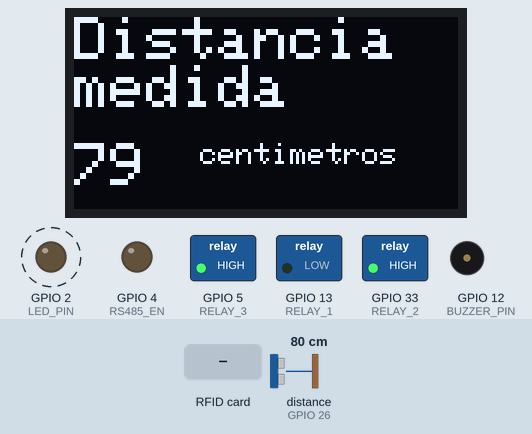
A program run on a simulated ESP32. On the bench: 128×64 one-colour display, switched loads named in the program (green lamp = pin HIGH), output pins drawn as LEDs (lit = HIGH), buzzer (waves = sounding, pin HIGH). Wiring (inferred from the names in the program): ultrasonic range finder: trigger GPIO 25; echo GPIO 26. Dashed ring = blinking. The inputs (shaded band) are chosen by the test bench; at power-on: distance to the obstacle (sensor on GPIO 26) 80 cm. The echo pulse lasts 58.3 µs per cm; EEPROM starts erased; pins used as bus, display or sensor lines are not drawn; what the program prints to the serial monitor is not drawn.

Above: at 3.6 s.
3.7 s: RFID card 5E 7A 19 C4 held to the reader
At 6.1 s:
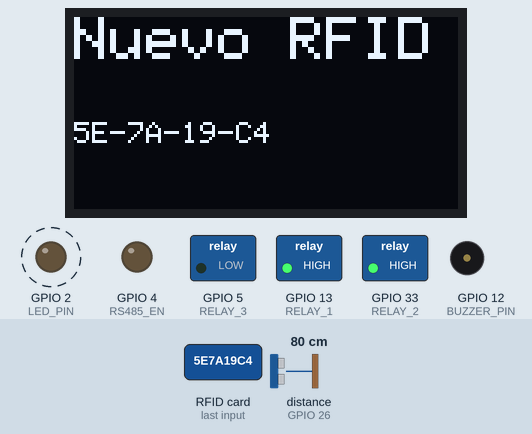
8.4 s: distance to the obstacle (sensor on GPIO 26) set to 2 cm
At 10.3 s:
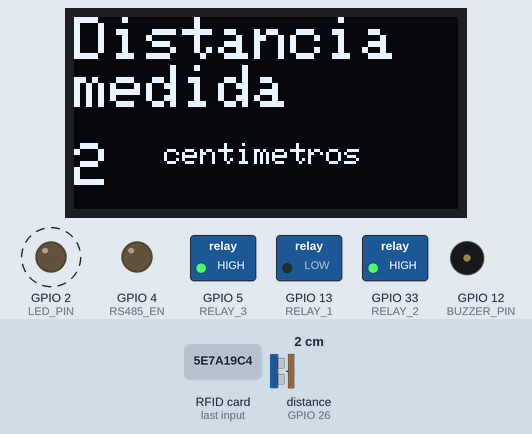
12.4 s: distance to the obstacle (sensor on GPIO 26) set to 4 cm
At 18.2 s:
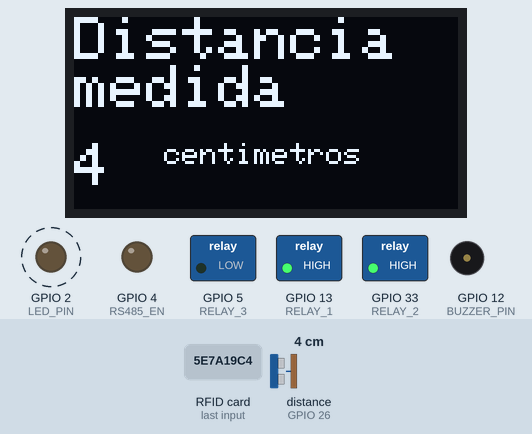
26.6 s: distance to the obstacle (sensor on GPIO 26) set to 9 cm
At 27.05 s:
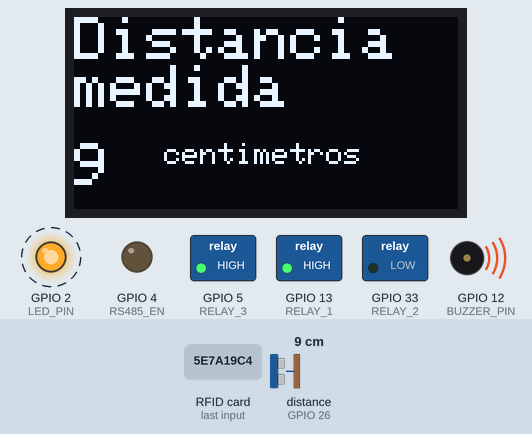
28.3 s: RFID card 5E 7A 19 C4 held to the reader
At 32.3 s:
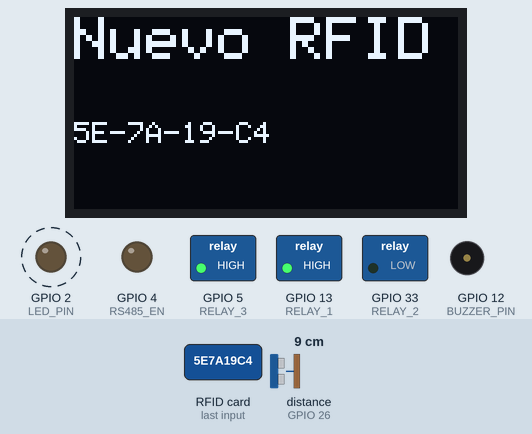
Timing chart, 0 to 35.5 s (numbered marks = the images above; inputs shaded):
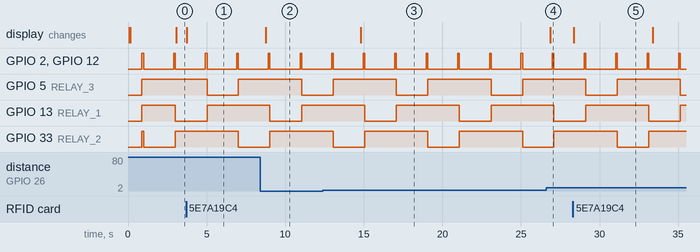

The program:

main.cpp
```cpp
#include <Arduino.h>

#include "ESP32_PinsConfig.h"
#include "RFID_MFRC522/MFRC522_Driver.h"
#include "OLED_DISPLAY/oled_display.h"
#include "RS485/RS485_Driver.h"
#include "ULTRASONICO_HCSR04/HCSR04_Driver.h"
#include "MEMORIA_EEPROM/EEPROM_functions.h"
#include "TIMER_TIC/Timer_tic.h"
#include "NEXTION/NEXTION_Driver.h"
#include "BUZZER/BUZZER_Driver.h"

#include "Debug_setup.h"

void setup()
{
    //-----> Puerto serie para debug.
    DEBUG_BEGIN
    DEBUG("Version: 1.1")
    //-----> Timers.
    Ticker_begin();
    //-----> Memoria eeprom.
    eeprom_begin();
    //-----> Pantalla oled.
    oled_init();
    //-----> Comunicación RS485.
    rs485_init();
    //-----> Lector RFID.
    MFRC522_init();
    //-----> Sensor ultrasonico.
    ultrasonico_init();
    //-----> Nextion.
    nextion_init();
    //-----> Buzzer
    buzzer_init();
    //-----> Pin LED.
    pinMode(LED_PIN, OUTPUT);
    pinMode(RELAY_1, OUTPUT);
    pinMode(RELAY_2, OUTPUT);
    pinMode(RELAY_3, OUTPUT);
    digitalWrite(RELAY_1, HIGH);
    digitalWrite(RELAY_2, HIGH);
    digitalWrite(RELAY_3, HIGH);
}

void loop()
{
    /**************** LOOPING FUNCTIONS ****************/
    MFRC522_loop();     // Lectura de tarjetas RFID.
    ultrasonico_loop(); // Lectura de sensor ultrasonico.
    rs485_loop();       // Recepción de mensajes RS485.
    nextion_loop();     // Recepción de mensajes Nextion.
    /***************************************************/

    //-----> Registro nueva tarjeta rfid
    if (rfid_new_id)
    {
        rfid_new_id = false; // Deshabilito
        rs485_send("New rfid: " + rfid_serial_id);
        oled_rfid_new_id(rfid_serial_id);
        ultrasonico_tic = 5000; // Vuelvo a medir en 5 segundos.
    }

    //-----> Timer de ejemplo.
    if (!example_tic)
    {
        example_tic = 2000;

        digitalWrite(LED_PIN, HIGH);
        buzzer_on();
        delay(100); // Evitar usarlos.
        digitalWrite(LED_PIN, LOW);
        buzzer_off();

        //----> Reles
        static int x = 0;
        static int cont = 0;
        cont++;
        x++;
        if (x == 3)
        {
            x = 0;
            nextion_send("date.txt=\"" + String(cont) + "\"");
        }

        switch (x)
        {
        case 0:
            DEBUG("Case 0")
            digitalWrite(RELAY_1, HIGH);
            digitalWrite(RELAY_2, HIGH);
            digitalWrite(RELAY_3, LOW);
            break;

        case 1:
            DEBUG("Case 1")
            digitalWrite(RELAY_1, HIGH);
            digitalWrite(RELAY_2, LOW);
            digitalWrite(RELAY_3, HIGH);
            break;

        case 2:
            DEBUG("Case 2")
            digitalWrite(RELAY_1, LOW);
            digitalWrite(RELAY_2, HIGH);
            digitalWrite(RELAY_3, HIGH);
            break;

        default:
            break;
        }
    }
}
```

Debug_setup.h
```cpp
// (licence header left out)
#include <Arduino.h>

#define DEBUG_ENABLE // Comment this line to disable serial debug.
#ifdef DEBUG_ENABLE
/** Begin serial debug. */
#define DEBUG_BEGIN Serial.begin(9600);
/** Print on serial port. */
#define DEBUG(x) {Serial.println(x);}
#define DEBUG_(x) {Serial.print(x);}
#else
#define DEBUG(x)
#define DEBUG_(x)
#define DEBUG_BEGIN
#endif
```

EEPROM_functions.cpp
```cpp
// (licence header left out)
#include <Arduino.h>
#include <EEPROM.h>

#include "EEPROM_functions.h"
#include "../src/Debug_setup.h"

/**
 * Variables
 */
int dir_ssid = 0;
int dir_pass = 50;
int dir_datos_set = 100;
int dir_mqtt_topic_name = 200;
int dir_ip_puerto_local = 250;

/**
 * @brief Begin eeprom.
 */
void eeprom_begin()
{
  EEPROM.begin(512);
  DEBUG("[EEPROM]: begin")

  //-------> Lectura de variables:
  //tcp_first_index = (eeprom_read(dir_tcp_first_index)).toInt();
  DEBUG("[EEPROM]: tcp_first_index: " + String())

  //tcp_last_index = (eeprom_read(dir_tcp_last_index)).toInt();
  DEBUG("[EEPROM]: tcp_last_index: " + String())

  //tcp_reset_counter = (eeprom_read(dir_tcp_reset_counter)).toInt();
  DEBUG("[EEPROM]: tcp_reset_counter: " + String())

  //datos_set = (eeprom_read(dir_datos_set));
  DEBUG("[EEPROM]: datos_set: " + String())
}

/**
 * @brief Write data to eeprom.
 * @param addr memory address
 * @param data data to write
 * @return none
 */
void eeprom_write(int addr, String data)
{
  if (addr != -1)
  {
    int tamano = data.length();
    char inchar[50];
    data.toCharArray(inchar, tamano + 1);
    for (int i = 0; i < tamano; i++)
    {
      EEPROM.write(addr + i, inchar[i]);
    }
    for (int i = tamano; i < 50; i++)
    {
      EEPROM.write(addr + i, 255);
    }
    EEPROM.commit();
  }
  else
  {
    Serial.print("\n[EEPROM]: wrong address");
  }
}

/**
 * @brief Read data from eeprom.
 * @param addr memory address
 * @return read string
 */
String eeprom_read(int addr)
{
  byte lectura;
  String strlectura;
  for (int i = addr; i < addr + 50; i++)
  {
    lectura = EEPROM.read(i);
    if (lectura != 255)
    {
      strlectura += (char)lectura;
    }
  }
  return strlectura;
}
```

EEPROM_functions.h
```cpp
// (licence header left out)
#ifndef Eeprom_library
#define Eeprom_library

#include "Arduino.h"
#include "EEPROM.h"

/**
 * Variables
 */
extern int dir_datos_set;
extern int dir_mqtt_topic_name;
extern int dir_ssid;
extern int dir_pass;
extern int dir_ip_puerto_local;

/**
 * @brief Begin eeprom.
 */
void eeprom_begin();

/**
 * @brief Write data to eeprom.
 * @param addr memory address
 * @param data data to write
 * @return none
 */
void eeprom_write(int, String);

/**
 * @brief Read data from eeprom.
 * @param addr memory address
 * @return read string
 */
String eeprom_read(int);

#endif
```

oled_display.cpp
```cpp
#include <Arduino.h>
#include <Wire.h>
#include <Adafruit_GFX.h>
#include <Adafruit_SSD1306.h>
#include "../ESP32_PinsConfig.h"

#define SCREEN_WIDTH 128
#define SCREEN_HEIGHT 64

#define OLED_RESET -1
#define OLED_ADDRESS 0x3C

Adafruit_SSD1306 display1(
    SCREEN_WIDTH,
    SCREEN_HEIGHT,
    &Wire,
    OLED_RESET);

void oled_init()
{
    // Configurar I2C
    Wire.begin(OLED_SDA, OLED_SCL);

    // Inicializar OLED
    if (!display1.begin(SSD1306_SWITCHCAPVCC, OLED_ADDRESS))
    {
        Serial.println("No se encontro la pantalla OLED");
    }

    // Limpiar pantalla
    display1.clearDisplay();

    // Configurar texto
    display1.setTextSize(2);
    display1.setTextColor(SSD1306_WHITE);
    display1.setCursor(0, 0);

    display1.println("Smart");
    display1.println("Parking");

    display1.setTextSize(1);
    display1.setCursor(0, 45);
    display1.println("Sistema iniciado");

    display1.display();
}

void oled_ultrasonico(int _distancia)
{
    display1.clearDisplay();
    display1.setTextSize(2);
    display1.setTextColor(SSD1306_WHITE);
    display1.setCursor(0, 0);
    display1.println("Distancia");
    display1.println("medida");
    display1.setTextSize(2);
    display1.setCursor(0, 42);
    display1.print(String(_distancia));
    display1.setTextSize(1);
    display1.println("   centimetros");
    display1.display();
}

void oled_rfid_new_id(String _new_id)
{
    display1.clearDisplay();
    display1.setTextSize(2);
    display1.setTextColor(SSD1306_WHITE);
    display1.setCursor(0, 0);
    display1.println("Nuevo RFID");
    display1.setTextSize(1);
    display1.setCursor(0, 35);
    display1.print(String(_new_id));
    display1.display();
}
```

oled_display.h
```cpp
// (licence header left out)
#ifndef OLED_LIBRARY_H
#define OLED_LIBRARY_H

#include <Arduino.h>


/**
 * @brief Funcion para inicializar la pantalla oled
 */
void oled_init();

/**
 * @brief Funcion para mostrar el estado de la red wifi.
 */
void oled_wifi();

/**
 * @brief Funcion para mostrar el estado de memoria,rtc,etc.
 */
void oled_status();

/**
 * @brief Funcion para mostrar nombre del dispositivo.
 */
void oled_init_display();

/**
 * @brief Funcion para mostrar la presion.
 */
void oled_pressure();

/**
 * @brief Funcion para mostrar la temperatura y humedad.
 */
void oled_AM2301();

/**
 * @brief Funcion para mostrar distancia medida.
 */
void oled_ultrasonico(int);

/**
 * @brief Funcion para mostrar el id del RFID leido.
 */
void oled_rfid_new_id(String);

/**
 * @brief Funcion para mostrar los indices del tcp.
 */
void oled_tcp_indexes();

/**
 * @brief Funcion para mostrar el estado de envios de datos por tcp.
 */
void oled_tcp_states();

void oled_wifi_mode_AP(String, String);

void oled_receptor(String data_received);
void oled_transmisor(String data_sent);

#endif
```

Timer_tic.cpp
```cpp
// (licence header left out)
#include <Ticker.h>
#include "Timer_tic.h"

Ticker timer_1ms;

int encoder_button_tic = 0;
int sensor_tic = 0;
int test_tic = 0;
int oled_display_tic = 0;
int wifi_tcp_tic = 0;
int mqtt_tic = 0;
int ultrasonico_tic = 3000;
int example_tic = 0;

void Timer_1ms()
{
    if (example_tic > 0)
        example_tic--;
    if (ultrasonico_tic > 0)
        ultrasonico_tic--;
    if (encoder_button_tic > 0)
        encoder_button_tic--;
    if (sensor_tic > 0)
        sensor_tic--;
    if (test_tic > 0)
        test_tic--;
    if (oled_display_tic > 0)
        oled_display_tic--;
    if (wifi_tcp_tic > 0)
        wifi_tcp_tic--;
    if (mqtt_tic > 0)
        mqtt_tic--;
}

void Ticker_begin()
{
    timer_1ms.attach_ms(1, Timer_1ms);
}
```

Timer_tic.h
```cpp
// (licence header left out)
#ifndef TICKER_FUNCTIONS_H
#define TICKER_FUNCTIONS_H

extern int oled_display_tic;
extern int ultrasonico_tic;
extern int example_tic;
extern int encoder_button_tic;
extern int sensor_tic;
extern int test_tic;
extern int wifi_tcp_tic;
extern int mqtt_tic;

void Timer_1ms();
void Ticker_begin();

#endif
```

ESP32_PinsConfig.h
```cpp
//-----> Pines para lector RFID RC522.
#define RFID_SCK 18
#define RFID_MISO 19
#define RFID_MOSI 23
#define RFID_SS 32
#define RFID_RST 27

//-----> Pines para sensor ultrasónico.
#define ULTRASONIC_TRIG 25
#define ULTRASONIC_ECHO 26

//-----> RS485.
#define RS485_RX 17
#define RS485_TX 16
#define RS485_EN 4

//-----> OLED.
#define OLED_SDA 21
#define OLED_SCL 22

//-----> SERIE NEXTION.
#define NEXTION_TX 15
#define NEXTION_RX 14

//-----> RELES.
#define RELAY_1 13
#define RELAY_2 33
#define RELAY_3 5

//-----> LED.
#define LED_PIN 2

//-----> BUZZER.
#define BUZZER_PIN 12
```

BUZZER_Driver.cpp
```cpp
#include <Arduino.h>
#include "BUZZER_Driver.h"
#include "../ESP32_PinsConfig.h"

void buzzer_init()
{
    pinMode(BUZZER_PIN, OUTPUT);
    digitalWrite(BUZZER_PIN,LOW);
}

void buzzer_on()
{
    digitalWrite(BUZZER_PIN,HIGH);
}

void buzzer_off()
 {
     digitalWrite(BUZZER_PIN,LOW);
 }
```

BUZZER_Driver.h
```cpp
#include <Arduino.h>

#ifndef BUZZER_DRIVER_H
#define BUZZER_DRIVER_H

void buzzer_init();
void buzzer_on();
void buzzer_off();

#endif
```

NEXTION_Driver.cpp
```cpp
#include <Arduino.h>
#include "NEXTION_Driver.h"
#include "../ESP32_PinsConfig.h"
#include "../Debug_setup.h"

HardwareSerial Nextion_Serial(1);

void nextion_init()
{

    // UART RS485
    Nextion_Serial.begin(
        9600,
        SERIAL_8N1,
        NEXTION_RX,
        NEXTION_TX);
}

void nextion_loop()
{
    //-----> Recibir mensajes
    if (Nextion_Serial.available())
    {
        String mensaje = Nextion_Serial.readStringUntil('\n');

        DEBUG_("Nextion RX: ");
        DEBUG(mensaje);
    }
}

void nextion_send(String _data)
{
    Nextion_Serial.print(_data);

    // Terminador de comando Nextion
    Nextion_Serial.write(0xFF);
    Nextion_Serial.write(0xFF);
    Nextion_Serial.write(0xFF);

    // Esperar a que termine de transmitir
    Nextion_Serial.flush();

    DEBUG("Nextion send: " + _data);
}
```

NEXTION_Driver.h
```cpp
#ifndef NEXTION_DRIVER_H
#define NEXTION_DRIVER_H

void nextion_init();
void nextion_loop();
void nextion_send(String);

#endif
```

MFRC522_Driver.cpp
```cpp
#include <Arduino.h>

#include "MFRC522_Driver.h"
#include "../Debug_setup.h"
#include "../ESP32_PinsConfig.h"
#include <SPI.h>
#include <MFRC522.h>

MFRC522 reader(RFID_SS, RFID_RST);

bool rfid_new_id;
String rfid_serial_id;


void MFRC522_init()
{
    DEBUG("MFRC522 init")
    SPI.begin(RFID_SCK, RFID_MISO, RFID_MOSI, RFID_SS);

    reader.PCD_Init();
    delay(100);

    reader.PCD_AntennaOff();
    delay(50);
    reader.PCD_AntennaOn();
    reader.PCD_SetAntennaGain(MFRC522::RxGain_max);

    byte version = reader.PCD_ReadRegister(MFRC522::VersionReg);

    DEBUG_("VersionReg = 0x");
    if (version < 0x10)
        DEBUG_("0");
    DEBUG(String(version, HEX));

    switch (version)
    {
    case 0x91:
        DEBUG("RC522 detectado correctamente (v1.0)");
        break;

    case 0x92:
        DEBUG("RC522 detectado correctamente (v2.0)");
        break;

    case 0x88:
        DEBUG("RC522 compatible (clon detectado)");
        break;

    case 0x00:
        DEBUG("ERROR: No responde (MISO en LOW)");

        break;

    case 0xFF:
        DEBUG("ERROR: No responde (MISO en HIGH)");

        break;

    default:
        DEBUG("ERROR: Version desconocida");

    }

    reader.PCD_DumpVersionToSerial();

}

void MFRC522_loop()
{
    if (!reader.PICC_IsNewCardPresent())
        return;


    if (!reader.PICC_ReadCardSerial())
    {
        DEBUG("ERROR: Se detectó una tarjeta pero no se pudo leer el UID.");
        return;
    }

    DEBUG_("UID: ");

    rfid_serial_id = "";

    for (byte i = 0; i < reader.uid.size; i++)
    {
        if (reader.uid.uidByte[i] < 0x10)
            rfid_serial_id += "0";

        rfid_serial_id += String(reader.uid.uidByte[i], HEX);

        if (i < reader.uid.size - 1)
            rfid_serial_id += "-";
    }

    rfid_serial_id.toUpperCase();

    rfid_new_id = true; //---> Activo flag de nueva rfid.

    DEBUG(rfid_serial_id);

    DEBUG_("Tipo: ");
    DEBUG(reader.PICC_GetTypeName(reader.PICC_GetType(reader.uid.sak)));

    reader.PICC_HaltA();
    reader.PCD_StopCrypto1();
}
```

MFRC522_Driver.h
```cpp
#include <Arduino.h>

#ifndef MFRC522_FUNCTIONS_H
#define MFRC522_FUNCTIONS_H

extern bool rfid_new_id;
extern String rfid_serial_id;

void MFRC522_init();
void MFRC522_loop();

#endif
```

RS485_Driver.cpp
```cpp
#include <Arduino.h>
#include "RS485_Driver.h"
#include "../ESP32_PinsConfig.h"
#include "../Debug_setup.h"

HardwareSerial RS485Serial(2);

void rs485_init()
{
    pinMode(RS485_EN, OUTPUT);

    // Comenzamos en recepción
    digitalWrite(RS485_EN, LOW);

    // UART RS485
    RS485Serial.begin(
        9600,
        SERIAL_8N1,
        RS485_RX,
        RS485_TX);
}

void rs485_loop()
{
    //-----> Recibir mensajes
    if (RS485Serial.available())
    {
        String mensaje = RS485Serial.readStringUntil('\n');

        DEBUG_("RS485 RX: ");
        DEBUG(mensaje);
    }
}

void rs485_send(String _data)
{
    // Comenzar a transmitir
    digitalWrite(RS485_EN, HIGH);

    RS485Serial.print(_data);

    // Esperar a que termine de transmitir
    RS485Serial.flush();

    DEBUG("RS485 send: " + _data)

    // Volver a recepción
    digitalWrite(RS485_EN, LOW);
}
```

RS485_Driver.h
```cpp
#ifndef RS485_DRIVER_H
#define RS485_DRIVER_H

void rs485_init();
void rs485_loop();
void rs485_send(String);

#endif
```

HCSR04_Driver.cpp
```cpp
#include <Arduino.h>
#include "HCSR04_Driver.h"
#include "../ESP32_PinsConfig.h"
#include "../Debug_setup.h"
#include "../TIMER_TIC/Timer_tic.h"
#include "../OLED_DISPLAY/oled_display.h"

float medirDistancia();

void ultrasonico_init()
{
    pinMode(ULTRASONIC_TRIG, OUTPUT);
    pinMode(ULTRASONIC_ECHO, INPUT);

    // TRIG debe comenzar en LOW
    digitalWrite(ULTRASONIC_TRIG, LOW);

    delay(500);

    DEBUG("HC-SR04 iniciado");
}

void ultrasonico_loop()
{
    if (!ultrasonico_tic)
    {
        ultrasonico_tic = 3000;
        float distancia = medirDistancia();

        if (distancia < 0)
        {
            DEBUG("Sin respuesta del HC-SR04");
        }
        else
        {
            DEBUG_("Distancia: ");
            DEBUG_(distancia);
            DEBUG(" cm");
            //-----> Muestro en pantalla OLED
            oled_ultrasonico(distancia);
        }
    }
}

float medirDistancia()
{
    // Aseguramos TRIG en LOW
    digitalWrite(ULTRASONIC_TRIG, LOW);
    delayMicroseconds(2);

    // Pulso de disparo de 10 us
    digitalWrite(ULTRASONIC_TRIG, HIGH);
    delayMicroseconds(10);
    digitalWrite(ULTRASONIC_TRIG, LOW);

    // Medimos duración del pulso ECHO.
    // Timeout = 30 ms para evitar que el programa quede bloqueado.
    unsigned long duracion =
        pulseIn(ULTRASONIC_ECHO, HIGH, 30000);

    // Timeout
    if (duracion == 0)
    {
        return -1;
    }

    // Velocidad del sonido ≈ 0.0343 cm/us
    // Se divide por 2 porque el sonido va y vuelve.
    float distancia = (duracion * 0.0343) / 2.0;

    return distancia;
}
```

HCSR04_Driver.h
```cpp
#include <Arduino.h>

#ifndef ULTRASONICO_H
#define ULTRASONICO_H

void ultrasonico_init();
void ultrasonico_loop();

#endif
```

Measured:
- after the input at 3.7 s, the display: changes at once (image 1)
- after the input at 8.4 s, the display: changes after 0.37 s (image 2)
- after the input at 12.4 s, the display: changes after 2.4 s (image 3)
- after the input at 26.6 s, the display: changes after 0.25 s (image 4)
- after the input at 28.3 s, the display: changes after 0.05 s (image 5)
- by itself, GPIO 2 (LED_PIN), GPIO 12 (BUZZER_PIN): alternates HIGH for 0.10 s and LOW for 1.9 s
- by itself, GPIO 5 (RELAY_3), GPIO 13 (RELAY_1), GPIO 33 (RELAY_2): alternates HIGH for 4.0 s and LOW for 2.0 s
